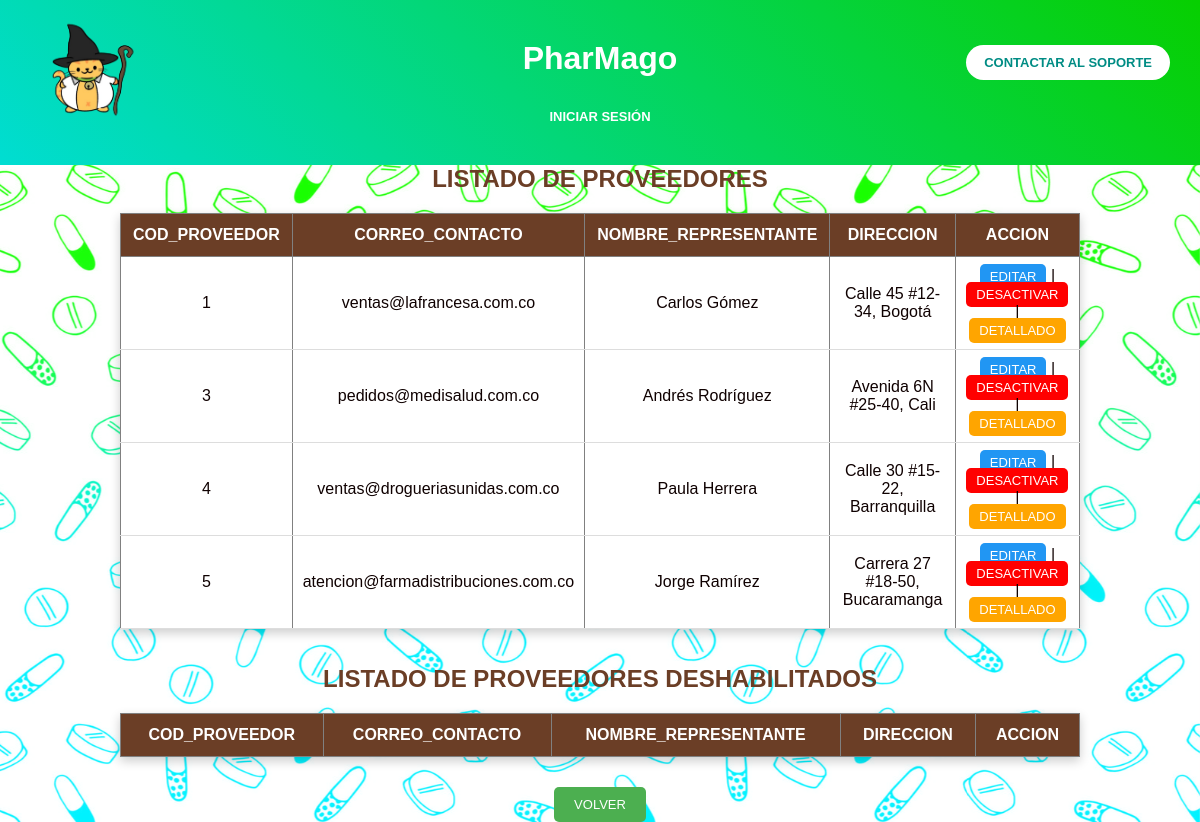
/admin/proveedores/proveedores_admin.php (signed in), run on the app's committed database.
### tables this page shows
CREATE TABLE `proveedores` (
  `cod_proveedor` int(11) NOT NULL,
  `correo_contacto` varchar(50) NOT NULL,
  `nombre_representante` varchar(50) NOT NULL,
  `numero_telefono_representante` varchar(50) NOT NULL,
  `correo` varchar(50) NOT NULL,
  `direccion_empresa` varchar(50) NOT NULL,
  `plazo` varchar(50) NOT NULL,
  `razon_social` varchar(50) NOT NULL,
  `estado` enum('activo','inactivo') NOT NULL
);

### admin/proveedores/proveedores_admin.php (the view, shortened to what this page needs)
<!DOCTYPE html>
<html lang="en">
<head>
<link rel="stylesheet" href="../../css/general_admin.css">
</head>
<header>
        <div class="contenedor">
            <img src="../../imagenes/logo.png" alt="Logo PharMago">
        </div>
        <div class="contenedor1">
            <a href="../soporte/soporte.php" class="button">
                CONTACTAR AL SOPORTE
            </a>
        </div>
        <h1>PharMago</h1>
        <nav>
            <a href="../../iniciarsesion.php">INICIAR SESIÓN</a>
        </nav>
    </header>
</head>
<body>
        <?php
            Include("../../conexion.php");
            $activos=$conn->query("Select * from proveedores where estado=1");
         ?>
    <h2 style="text-align:center; ">LISTADO DE PROVEEDORES </h2>
    <table border="1" width="80%" align="center">
        <tr><th>COD_PROVEEDOR</th><th>CORREO_CONTACTO</th><th>NOMBRE_REPRESENTANTE</th><th>DIRECCION</th><th>ACCION</th></tr>
         <?php while($row= $activos->fetch_assoc())
         {
            ?>
            <tr>
            <td><?php echo $row["cod_proveedor"];?></td>
            <td><?php echo $row["correo_contacto"];?></td>
            <td><?php echo $row["nombre_representante"];?></td>
            <td><?php echo $row["direccion_empresa"];?></td>
            <td><a href="proveedores_actualizar.php?id=<?php echo $row['cod_proveedor'];?>">EDITAR</a> | <a href="proveedor_eliminar.php?id=<?php echo $row['cod_proveedor'];?>onclick="return confirm('Desea dar de baja este usuario?');'"> DESACTIVAR</a> | <a href="proveedores_detalle.php?id=<?php echo $row['cod_proveedor'];?>">DETALLADO</a></td></tr>
         <?php } ?>
    </table>
<br></br>
 <h2 style="text-align:center; ">LISTADO DE PROVEEDORES DESHABILITADOS </h2>
 <table border="1" width="80%" align="center">
        <tr><th>COD_PROVEEDOR</th><th>CORREO_CONTACTO</th><th>NOMBRE_REPRESENTANTE</th><th>DIRECCION</th><th>ACCION</th></tr>
    </table>
    <br>
    <div class="footer">
    <a href="../dashboard_admin.php">VOLVER</a>
</div>
</body>
</html>

### css/general_admin.css (style rules this page uses)
* { margin:0; padding:0; box-sizing:border-box; }
html { height:100%; }
body { min-height:100vh; display:flex; flex-direction:column; font-family:'Franklin Gothic Medium','Arial Narrow',Arial,sans-serif; text-align:center; color:rgb(15, 1, 1); position:relative; }
body::before { content:""; position:fixed; inset:0; background:url("../imagenes/fondo.png") center center/cover no-repeat; z-index:-1; }
header { background:linear-gradient(45deg,#00ddd2,#07cf00); color:white; padding:40px 20px; position:relative; animation:fadeIn 1.5s ease; }
header h1 { display:inline-block; margin-bottom:15px; cursor:pointer; transition:transform .3s; }
.contenedor { position:absolute; top:20px; left:25px; }
.contenedor img { width:130px; height:auto; }
.contenedor1 { position:absolute; top:45px; right:30px; }
nav { margin-top:15px; }
nav a { color:white; text-decoration:none; font-weight:bold; margin:0 15px; transition:.3s; }
.button { display:inline-block; padding:10px 18px; background:white; color:#008c84; border-radius:40px; text-decoration:none; font-weight:bold; transition:.3s; }
body { font-family:Arial, Helvetica, sans-serif; background:#fff5f7; }
h2 { text-align:center; color: #6b3e26; margin-bottom:20px; }
table { width:80%; margin: auto; border-collapse:collapse; background: white; box-shadow: 0px 4px 10px rgba(0,0,0,0.2); }
th { background: #6b3e26; color: white; padding:12px; }
td { padding:10px; text-align:center; border-bottom: 1px solid #ddd; }
a { text-decoration:none; padding: 5px 10px; border-radius:5px; font-size: 13px; }
a[href*="actualizar"] { background: #2196f3; color: white; }
a[href*="eliminar"] { background:red; color: white; }
a[href*="detalle"] { background: orange; color: white; }
.footer { text-align:center; margin-top:20px; }
.footer a { background: #4caf50; color: white; padding: 10px 20px; }

### data on the page
proveedores: cod_proveedor "1", correo_contacto "ventas@lafrancesa.com.co", nombre_representante "Carlos Gómez", direccion_empresa "Calle 45 #12-34, Bogotá"
proveedores: cod_proveedor "3", correo_contacto "pedidos@medisalud.com.co", nombre_representante "Andrés Rodríguez", direccion_empresa "Avenida 6N #25-40, Cali"
proveedores: cod_proveedor "4", correo_contacto "ventas@drogueriasunidas.com.co", nombre_representante "Paula Herrera", direccion_empresa "Calle 30 #15-22, Barranquilla"
proveedores: cod_proveedor "5", correo_contacto "atencion@farmadistribuciones.com.co", nombre_representante "Jorge Ramírez", direccion_empresa "Carrera 27 #18-50, Bucaramanga"
